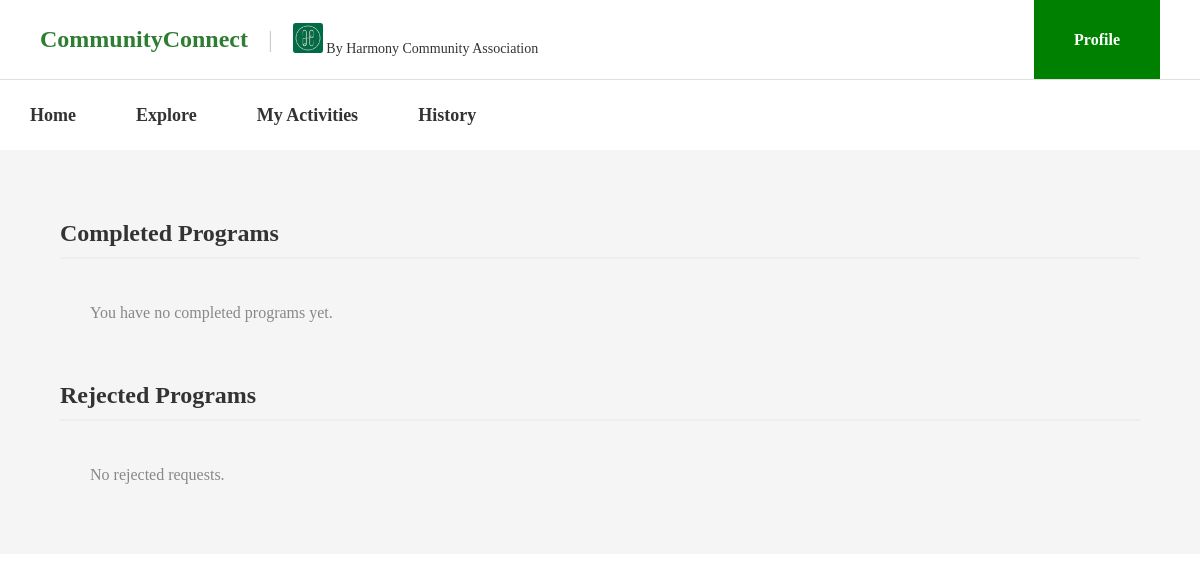
Page /MainPage/history.php (signed in) on the earlier database version.
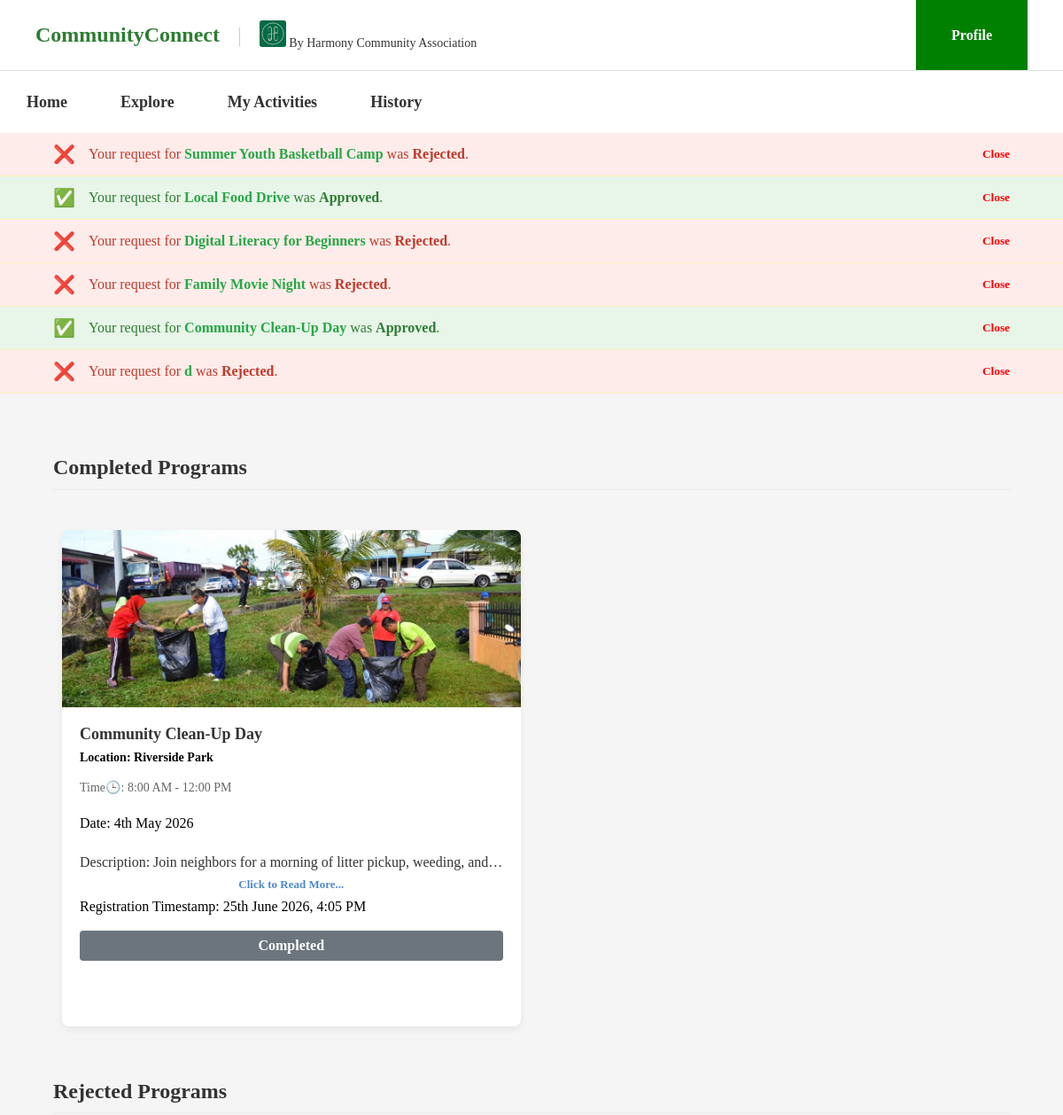
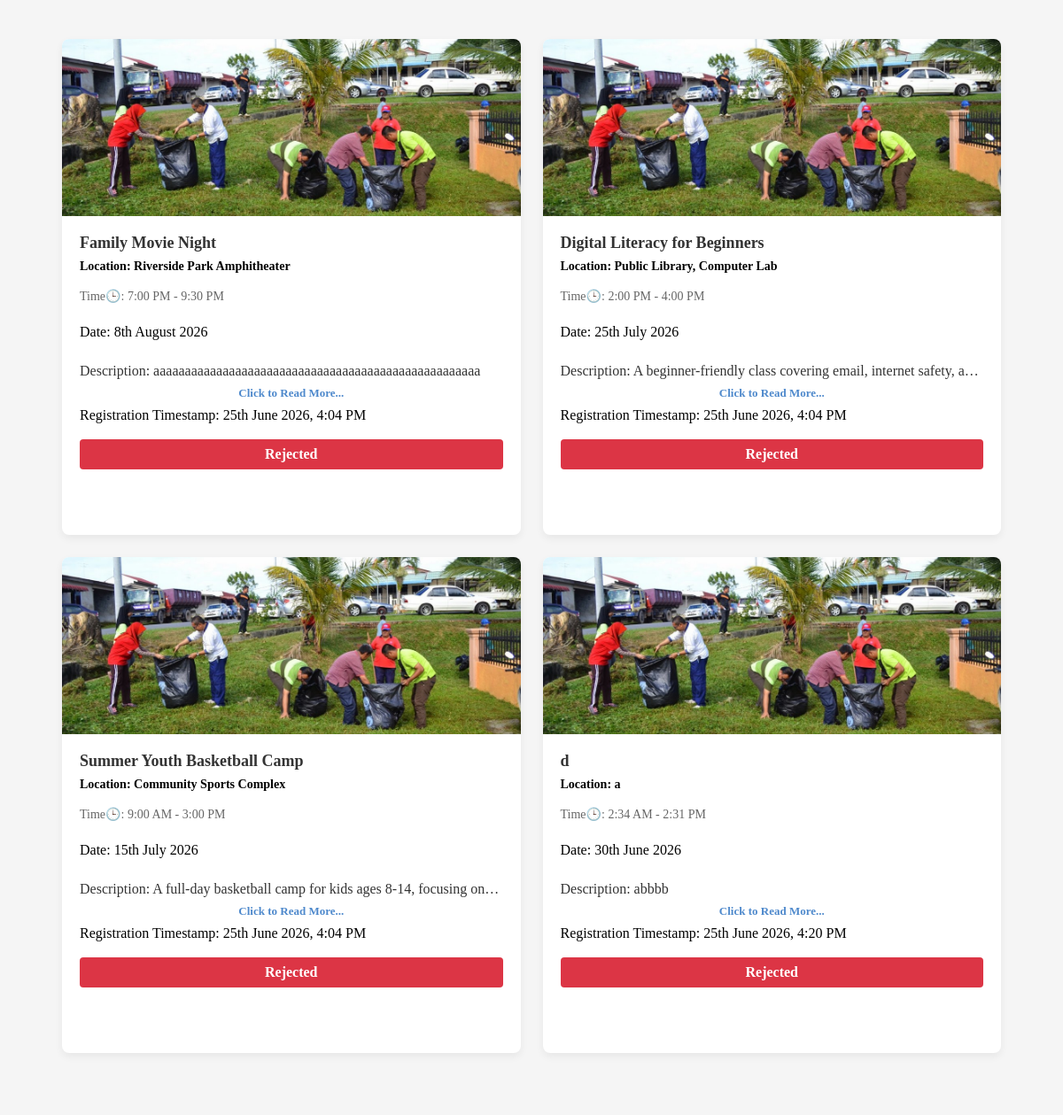
Same page on the later database version (2 pictures, top to bottom).
### tables this page shows
CREATE TABLE `user_program` (
  `id` int(11) NOT NULL,
  `user_id` int(11) NOT NULL,
  `program_id` int(11) NOT NULL,
  `status` varchar(30) NOT NULL,
  `Reg_date` datetime NOT NULL
);

CREATE TABLE `program` (
  `id` int(11) NOT NULL,
  `title` varchar(150) NOT NULL,
  `event_date` date NOT NULL,
  `start_time` time NOT NULL,
  `end_time` time NOT NULL,
  `location` varchar(200) NOT NULL,
  `description` text NOT NULL,
  `image` varchar(255) NOT NULL DEFAULT 'Images/gotong-royong.jpg'
);

### MainPage/history.php (the view, shortened to what this page needs)
<?php
global $connection;
?>
<!DOCTYPE html>
<html lang="en">
<head>
    <link rel="stylesheet" href="../CSS/user.css">
</head>
<body>
    <header class="top-header">
        <div class="header-left">
            <h1 class="brand-title">CommunityConnect</h1>
            <span class="divider">|</span>
            <div class="org-host">
                <img src="../Images/harmony.jpg" alt="https://media.licdn.com/dms/image/v2/D4E03AQELNAHJckXI1Q/profile-displayphoto-shrink_200_200/B4EZOXqLbGHkAk-/0/1733416237478?e=2147483647&v=beta&t=sjAOtOOF-mVLAh6dF3wuGAHkhmZoFFiBIWNB3DAQ30s" class="logo-placeholder">
                <span>By Harmony Community Association</span>
            </div>
        </div>
        <div class="header-right">
            <a href="profile.php" class="profile-btn">Profile</a>
        </div>
    </header>
    <nav class="main-nav">
        <a href="user_page.php" target="_self">Home</a>
        <a href="program.php" target="_self">Explore</a>
        <a href="program_status.php" target="_self">My Activities</a>
        <a href="history.php" target="_self">History</a>
    </nav>
    <?php include 'notification.php'; ?>
    <div class="page-content">
        <h2 class="section-title">Completed Programs</h2>
        <div class="programs-section">
            <?php
            $completed_sql = "SELECT up.program_id, up.status, up.Reg_date,
                                p.title, p.location, p.start_time, p.end_time, p.event_date, p.description, p.image
                            FROM user_program up
                            INNER JOIN program p ON up.program_id = p.id
                            WHERE up.user_id = '$user_id'
                            AND up.status = 'Approved'
                            AND p.event_date < CURDATE()
                            ORDER BY p.event_date DESC";
            $completed_result = mysqli_query($connection, $completed_sql);
            if ($completed_result && mysqli_num_rows($completed_result) > 0) {
                while ($row = mysqli_fetch_assoc($completed_result)) {
            ?>
                    <div class="program-card">
                        <img src="../<?= htmlspecialchars($row['image']) ?>" alt="<?= htmlspecialchars($row['title']) ?>">
                        <div class="card-content">
                             <h3><?php echo ($row['title']); ?></h3>
                            <p class="location">Location: <?php echo ($row['location']); ?></p>
                            <p class="time">Time🕒: <?php echo date("g:i A", strtotime($row['start_time'])) . " - " . date("g:i A", strtotime($row['end_time'])); ?></p><br>
                            <p class="date">Date: <?php echo date("jS F Y", strtotime($row['event_date'])); ?></p><br>
                            <p class="description">Description: <?php echo ($row['description']); ?></p>
                            <button type="button" class="read-more-link" onclick="openDescModal('<?= addslashes(htmlspecialchars($row['title'])) ?>', '<?= addslashes(htmlspecialchars($row['description'])) ?>')">
                                Click to Read More...
                            </button>
                            <p class="Reg_date">Registration Timestamp: <?=date("jS F Y, g:i A", strtotime($row['Reg_date']))?></p><br>
                            <div class="status-badge" style="background-color: #6c757d; color: #fff; padding: 8px 16px; border-radius: 4px; display: inline-block; text-align: center; font-weight: bold;">
                                Completed
                            </div>
                        </div>
                    </div>
            <?php
                }
            } else {
                echo "<p style='margin-left: 20px; color: #888;'>You have no completed programs yet.</p>";
            }
            ?>
        </div>
        <h2 class="section-title">Rejected Programs</h2>
        <div class="programs-section">
            <?php
            $rejected_sql = "SELECT up.program_id, up.status, up.Reg_date,
                                   p.title, p.location, p.start_time, p.end_time, p.event_date, p.description, p.image
                            FROM user_program up
                            INNER JOIN program p ON up.program_id = p.id
                            WHERE up.user_id = '$user_id'
                            AND up.status = 'Rejected'
                            ORDER BY p.event_date DESC";
            $rejected_result = mysqli_query($connection, $rejected_sql);
            if ($rejected_result && mysqli_num_rows($rejected_result) > 0) {
                while ($row = mysqli_fetch_assoc($rejected_result)) {
            ?>
                    <div class="program-card">
                        <img src="../<?= htmlspecialchars($row['image']) ?>" alt="<?= htmlspecialchars($row['title']) ?>">
                        <div class="card-content">
                            <h3><?php echo ($row['title']); ?></h3>
                            <p class="location">Location: <?php echo ($row['location']); ?></p>
                            <p class="time">Time🕒: <?php echo date("g:i A", strtotime($row['start_time'])) . " - " . date("g:i A", strtotime($row['end_time'])); ?></p><br>
                            <p class="date">Date: <?php echo date("jS F Y", strtotime($row['event_date'])); ?></p><br>
                            <p class="description">Description: <?php echo ($row['description']); ?></p>
                            <button type="button" class="read-more-link" onclick="openDescModal('<?= addslashes(htmlspecialchars($row['title'])) ?>', '<?= addslashes(htmlspecialchars($row['description'])) ?>')">
                                Click to Read More...
                            </button>
                            <p class="Reg_date">Registration Timestamp: <?=date("jS F Y, g:i A", strtotime($row['Reg_date']))?></p><br>
                            <div class="status-badge" style="background-color: #dc3545; color: #fff; padding: 8px 16px; border-radius: 4px; display: inline-block; text-align: center; font-weight: bold;">
                                <?php echo ($row['status']); ?>
                            </div>
                        </div>
                    </div>
            <?php
                }
            } else {
                echo "<p style='margin-left: 20px; color: #888;'>No rejected requests.</p>";
            }
            ?>
        </div>
    </div>
</body>
</html>

### MainPage/notification.php (shortened to what this page needs)
<?php
global $connection;
$user_id = $_SESSION['id'];
$decision_sql = "SELECT up.id, up.status, p.title
                  FROM user_program up
                  INNER JOIN program p ON up.program_id = p.id
                  WHERE up.user_id = '$user_id'
                  AND up.status IN ('Approved', 'Rejected')
                  AND up.notified = 0";
$decision_result = mysqli_query($connection, $decision_sql);
?>
    <?php
    if ($decision_result && mysqli_num_rows($decision_result) > 0) {
        while ($decision_row = mysqli_fetch_assoc($decision_result)) {
            $is_approved = $decision_row['status'] === 'Approved';
    ?>
            <div class="notification-banner" id="decision-<?= $decision_row['id'] ?>"
                style="background-color: <?= $is_approved ? '#e8f5e9' : '#fdecea' ?>; color: <?= $is_approved ? '#2e7d32' : '#c0392b' ?>;">
                <div class="notification-content">
                    <span class="notification-icon"><?= $is_approved ? '✅' : '❌' ?></span>
                    <div>
                        Your request for
                        <span class="notification-highlight"><?= htmlspecialchars($decision_row['title']) ?></span>
                        was <strong><?= $decision_row['status'] ?></strong>.
                    </div>
                </div>
                <button onclick="dismissDecision(<?= $decision_row['id'] ?>)" style="color: red; border: none; background: none; cursor: pointer; font-weight: bold;">
                    Close
                </button>
            </div>
    <?php
        }
    }
    ?>
        </body>
        </html>

### CSS/user.css (style rules this page uses)
* { margin: 0; padding: 0; box-sizing: border-box; font-family: Times New Roman, serif; }
.top-header { display: flex; justify-content: space-between; align-items: center; padding: 0 40px; border-bottom: 1px solid #e0e0e0; height: 80px; }
.header-left { display: flex; align-items: center; gap: 20px; }
.brand-title { font-size: 24px; font-weight: bold; color: #2e7d32; }
.divider { color: #cccccc; font-size: 24px; }
.logo-placeholder { width: 30px; height: 30px; }
.org-host { font-size: 14px; color: #333333; }
.header-right { display: flex; align-self: stretch; }
.profile-btn { display: flex; align-items: center; justify-content: center; background-color: Green; color: #ffffff; padding: 0 40px; text-decoration: none; font-weight: bold; font-size: 16px; height: 100%; }
.main-nav { display: flex; align-items: stretch; height: 70px; }
.main-nav a { display: inline-flex; align-items: center; margin: 0; padding: 0 30px; color: #333333; text-decoration: none; font-weight: bold; font-size: 18px; }
.page-content { padding: 40px; }
.page-content { width: 100%; height: 100%; margin: 0px; background-color: #f5f5f5; }
.programs-section { display: grid; grid-template-columns: repeat(auto-fill, minmax(350px, 1fr)); gap: 25px; padding: 30px; background-color: #f5f5f5; width: 100%; }
.program-card { background-color: #ffffff; border-radius: 8px; overflow: hidden; box-shadow: 0 4px 10px rgba(0, 0, 0, 0.06); display: flex; flex-direction: column; height: 560px; }
.program-card img { width: 100%; height: 200px; object-fit: cover; }
.card-content { padding: 20px; position: relative; display: flex; flex-direction: column; flex: 1; }
.card-content h3 { font-size: 18px; color: #333333; margin-bottom: 8px; }
.card-content .location { color: black; font-size: 14px; font-weight: bold; margin-bottom: 12px; }
.card-content .time, .card-content .duration { font-size: 14px; color: #666666; margin: 5px 0; }
.card-content .description { font-size: 16px; color: #333; margin: 8px 0; display: -webkit-box; -webkit-line-clamp: 1; line-clamp: 1; -webkit-box-orient: vertical; overflow: hidden; text-overflow: ellipsis; }
.read-more-link { display: inline-block; color: #4e89cc; font-size: 13px; font-weight: bold; cursor: pointer; background: none; border: none; padding: 0; margin-bottom: 8px; font-family: inherit; }
.notification-banner { background-color: #fff9e6; color: #8a6d3b; padding: 12px 5%; font-family: serif; font-size: 16px; display: flex; align-items: center; justify-content: space-between; border-bottom: 1px solid #ffeeba; }
.notification-content { display: flex; align-items: center; }
.notification-icon { font-size: 20px; margin-right: 15px; }
.notification-highlight { color: #28a745; font-weight: bold; }

### MainPage/history.php (style rules this page uses)
.section-title { margin: 30px 20px 15px 20px; color: #333; border-bottom: 2px solid #eee; padding-bottom: 10px; font-weight: bold; }

Differences in the rows shown:
added user_program: program.title "Summer Youth Basketball Camp", status "Rejected", program.image (picture), program.location "Community Sports Complex", program.start_time "9:00 AM", program.end_time "3:00 PM", program.event_date "15th July 2026", program.description "A full-day basketball camp for kids ages 8-14, focusing…", Reg_date "25th June 2026, 4:04 PM"
added user_program: program.title "Local Food Drive", status "Approved", shown under "CommunityConnect"
added user_program: program.title "Digital Literacy for Beginners", status "Rejected", program.image (picture), program.location "Public Library, Computer Lab", program.start_time "2:00 PM", program.end_time "4:00 PM", program.event_date "25th July 2026", program.description "A beginner-friendly class covering email, internet safety,…", Reg_date "25th June 2026, 4:04 PM"
added user_program: program.title "Family Movie Night", status "Rejected", program.image (picture), program.location "Riverside Park Amphitheater", program.start_time "7:00 PM", program.end_time "9:30 PM", program.event_date "8th August 2026", program.description "aaaaaaaaaaaaaaaaaaaaaaaaaaaaaaaaaaaaaaaaaaaaaaaaaaaa", Reg_date "25th June 2026, 4:04 PM"
added user_program: program.title "Community Clean-Up Day", status "Approved", program.image (picture), program.location "Riverside Park", program.start_time "8:00 AM", program.end_time "12:00 PM", program.event_date "4th May 2026", program.description "Join neighbors for a morning of litter pickup, weeding,…", Reg_date "25th June 2026, 4:05 PM"
added user_program: program.title "d", status "Rejected", program.image (picture), program.location "a", program.start_time "2:34 AM", program.end_time "2:31 PM", program.event_date "30th June 2026", program.description "abbbb", Reg_date "25th June 2026, 4:20 PM"
Other differences:
text no longer shown: "You have no completed programs yet. No rejected requests."
